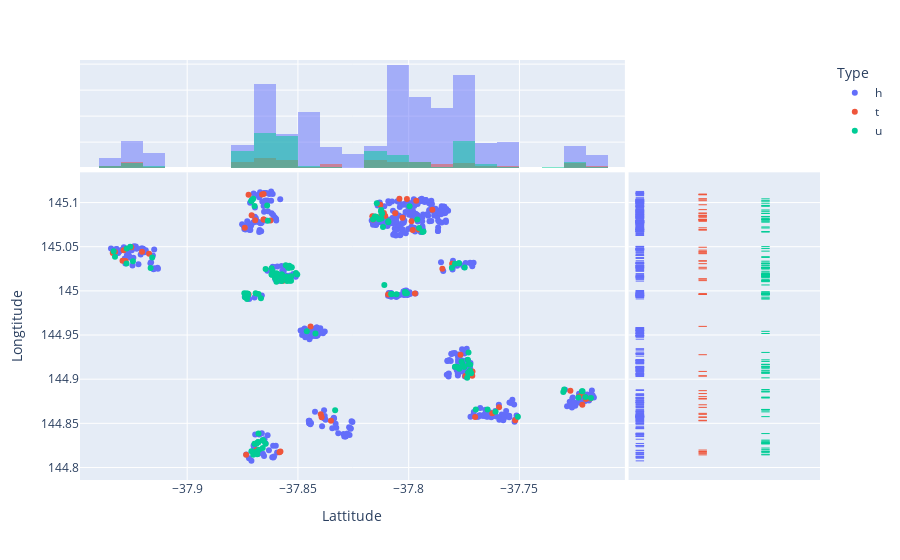

Source (notebook cell):
### Code cell
fig = px.scatter(melb, x="Lattitude", y="Longtitude", marginal_x="histogram", marginal_y="rug",color="Type")
fig.show()

### Figure 1 — Plotly figure (JSON) as saved in the notebook; plotly's stock layout.template omitted (floating-point values rounded to 4 significant figures; data arrays with more than 128 entries replaced by an {"elided": "..."} marker saying what was removed)
{"data": [{"hovertemplate": "Type=h<br>Lattitude=%{x}<br>Longtitude=%{y}<extra></extra>", "legendgroup": "h", "marker": {"color": "#636efa", "symbol": "circle"}, "mode": "markers", "name": "h", "orientation": "v", "showlegend": true, "type": "scatter", "x": {"elided": "715 float values"}, "xaxis": "x", "y": {"elided": "715 float values"}, "yaxis": "y"}, {"alignmentgroup": "True", "bingroup": "x", "hovertemplate": "Type=h<br>Lattitude=%{x}<br>count=%{y}<extra></extra>", "legendgroup": "h", "marker": {"color": "#636efa"}, "name": "h", "offsetgroup": "h", "opacity": 0.5, "showlegend": false, "type": "histogram", "x": {"elided": "715 float values"}, "xaxis": "x3", "yaxis": "y3"}, {"alignmentgroup": "True", "boxpoints": "all", "fillcolor": "rgba(255,255,255,0)", "hoveron": "points", "hovertemplate": "Type=h<br>Longtitude=%{y}<extra></extra>", "jitter": 0, "legendgroup": "h", "line": {"color": "rgba(255,255,255,0)"}, "marker": {"color": "#636efa", "symbol": "line-ew-open"}, "name": "h", "offsetgroup": "h", "showlegend": false, "type": "box", "xaxis": "x2", "y": {"elided": "715 float values"}, "yaxis": "y2"}, {"hovertemplate": "Type=t<br>Lattitude=%{x}<br>Longtitude=%{y}<extra></extra>", "legendgroup": "t", "marker": {"color": "#EF553B", "symbol": "circle"}, "mode": "markers", "name": "t", "orientation": "v", "showlegend": true, "type": "scatter", "x": [null, null, -37.81, -37.8, -37.72, -37.72, null, null, -37.72, null, -37.73, null, -37.72, -37.72, null, null, null, -37.84, null, -37.78, -37.78, -37.87, -37.87, -37.86, -37.87, null, null, -37.86, -37.84, null, null, -37.84, null, null, null, null, -37.84, null, -37.85, -37.85, -37.86, -37.85, null, -37.77, -37.77, -37.77, -37.78, null, -37.87, -37.87, null, null, -37.87, -37.87, -37.87, -37.86, -37.87, null, null, null, null, null, null, -37.87, -37.87, -37.77, -37.75, -37.76, null, -37.76, -37.87, -37.81, null, null, -37.81, -37.81, null, -37.8, -37.81, null, -37.81, null, -37.82, -37.82, -37.8, -37.79, -37.8, -37.8, -37.8, -37.8, -37.8, null, null, -37.93, null, -37.92, null, -37.92, -37.93, null, -37.93, -37.93, -37.93, null, -37.93], "xaxis": "x", "y": [null, null, 145.0, 145.0, 144.9, 144.9, null, null, 144.9, null, 144.9, null, 144.9, 144.9, null, null, null, 145.0, null, 145.0, 145.0, 144.8, 144.8, 144.8, 144.8, null, null, 144.8, 144.9, null, null, 144.9, null, null, null, null, 144.9, null, 145.0, 145.0, 145.0, 145.0, null, 144.9, 144.9, 144.9, 144.9, null, 145.1, 145.1, null, null, 145.1, 145.1, 145.1, 145.1, 145.1, null, null, null, null, null, null, 145.1, 145.1, 144.9, 144.9, 144.9, null, 144.9, 145.0, 145.1, null, null, 145.1, 145.1, null, 145.1, 145.1, null, 145.1, null, 145.1, 145.1, 145.1, 145.1, 145.1, 145.1, 145.1, 145.1, 145.1, null, null, 145.0, null, 145.0, null, 145.0, 145.0, null, 145.0, 145.0, 145.0, null, 145.0], "yaxis": "y"}, {"alignmentgroup": "True", "bingroup": "x", "hovertemplate": "Type=t<br>Lattitude=%{x}<br>count=%{y}<extra></extra>", "legendgroup": "t", "marker": {"color": "#EF553B"}, "name": "t", "offsetgroup": "t", "opacity": 0.5, "showlegend": false, "type": "histogram", "x": [null, null, -37.81, -37.8, -37.72, -37.72, null, null, -37.72, null, -37.73, null, -37.72, -37.72, null, null, null, -37.84, null, -37.78, -37.78, -37.87, -37.87, -37.86, -37.87, null, null, -37.86, -37.84, null, null, -37.84, null, null, null, null, -37.84, null, -37.85, -37.85, -37.86, -37.85, null, -37.77, -37.77, -37.77, -37.78, null, -37.87, -37.87, null, null, -37.87, -37.87, -37.87, -37.86, -37.87, null, null, null, null, null, null, -37.87, -37.87, -37.77, -37.75, -37.76, null, -37.76, -37.87, -37.81, null, null, -37.81, -37.81, null, -37.8, -37.81, null, -37.81, null, -37.82, -37.82, -37.8, -37.79, -37.8, -37.8, -37.8, -37.8, -37.8, null, null, -37.93, null, -37.92, null, -37.92, -37.93, null, -37.93, -37.93, -37.93, null, -37.93], "xaxis": "x3", "yaxis": "y3"}, {"alignmentgroup": "True", "boxpoints": "all", "fillcolor": "rgba(255,255,255,0)", "hoveron": "points", "hovertemplate": "Type=t<br>Longtitude=%{y}<extra></extra>", "jitter": 0, "legendgroup": "t", "line": {"color": "rgba(255,255,255,0)"}, "marker": {"color": "#EF553B", "symbol": "line-ew-open"}, "name": "t", "offsetgroup": "t", "showlegend": false, "type": "box", "xaxis": "x2", "y": [null, null, 145.0, 145.0, 144.9, 144.9, null, null, 144.9, null, 144.9, null, 144.9, 144.9, null, null, null, 145.0, null, 145.0, 145.0, 144.8, 144.8, 144.8, 144.8, null, null, 144.8, 144.9, null, null, 144.9, null, null, null, null, 144.9, null, 145.0, 145.0, 145.0, 145.0, null, 144.9, 144.9, 144.9, 144.9, null, 145.1, 145.1, null, null, 145.1, 145.1, 145.1, 145.1, 145.1, null, null, null, null, null, null, 145.1, 145.1, 144.9, 144.9, 144.9, null, 144.9, 145.0, 145.1, null, null, 145.1, 145.1, null, 145.1, 145.1, null, 145.1, null, 145.1, 145.1, 145.1, 145.1, 145.1, 145.1, 145.1, 145.1, 145.1, null, null, 145.0, null, 145.0, null, 145.0, 145.0, null, 145.0, 145.0, 145.0, null, 145.0], "yaxis": "y2"}, {"hovertemplate": "Type=u<br>Lattitude=%{x}<br>Longtitude=%{y}<extra></extra>", "legendgroup": "u", "marker": {"color": "#00cc96", "symbol": "circle"}, "mode": "markers", "name": "u", "orientation": "v", "showlegend": true, "type": "scatter", "x": {"elided": "180 float values"}, "xaxis": "x", "y": {"elided": "180 float values"}, "yaxis": "y"}, {"alignmentgroup": "True", "bingroup": "x", "hovertemplate": "Type=u<br>Lattitude=%{x}<br>count=%{y}<extra></extra>", "legendgroup": "u", "marker": {"color": "#00cc96"}, "name": "u", "offsetgroup": "u", "opacity": 0.5, "showlegend": false, "type": "histogram", "x": {"elided": "180 float values"}, "xaxis": "x3", "yaxis": "y3"}, {"alignmentgroup": "True", "boxpoints": "all", "fillcolor": "rgba(255,255,255,0)", "hoveron": "points", "hovertemplate": "Type=u<br>Longtitude=%{y}<extra></extra>", "jitter": 0, "legendgroup": "u", "line": {"color": "rgba(255,255,255,0)"}, "marker": {"color": "#00cc96", "symbol": "line-ew-open"}, "name": "u", "offsetgroup": "u", "showlegend": false, "type": "box", "xaxis": "x2", "y": {"elided": "180 float values"}, "yaxis": "y2"}], "layout": {"barmode": "overlay", "legend": {"title": {"text": "Type"}, "tracegroupgap": 0}, "margin": {"t": 60}, "xaxis": {"anchor": "y", "domain": [0, 0.7363], "title": {"text": "Lattitude"}}, "xaxis2": {"anchor": "y2", "domain": [0.7413, 1], "matches": "x2", "showgrid": false, "showline": false, "showticklabels": false, "ticks": ""}, "xaxis3": {"anchor": "y3", "domain": [0, 0.7363], "matches": "x", "showgrid": true, "showticklabels": false}, "xaxis4": {"anchor": "y4", "domain": [0.7413, 1], "matches": "x2", "showgrid": false, "showline": false, "showticklabels": false, "ticks": ""}, "yaxis": {"anchor": "x", "domain": [0, 0.7326], "title": {"text": "Longtitude"}}, "yaxis2": {"anchor": "x2", "domain": [0, 0.7326], "matches": "y", "showgrid": true, "showticklabels": false}, "yaxis3": {"anchor": "x3", "domain": [0.7426, 1], "matches": "y3", "showgrid": true, "showline": false, "showticklabels": false, "ticks": ""}, "yaxis4": {"anchor": "x4", "domain": [0.7426, 1], "matches": "y3", "showgrid": true, "showline": false, "showticklabels": false, "ticks": ""}}}
